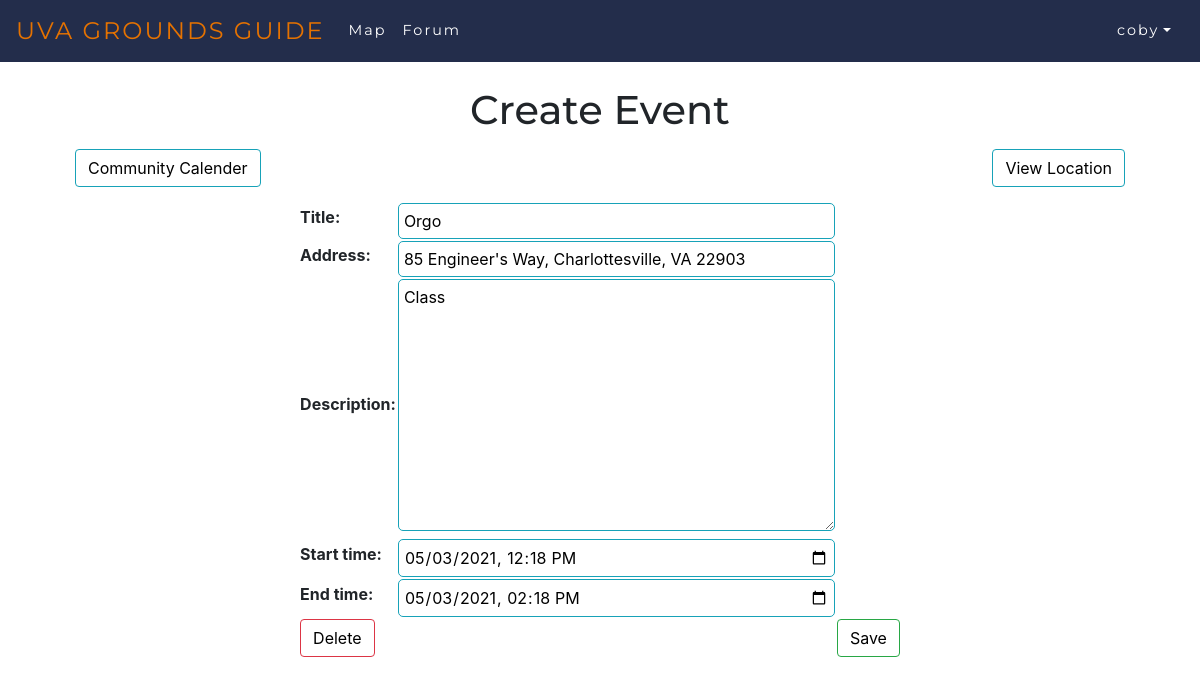
Page /myprofile/event/edit/4/ (signed in) on the earlier database version.
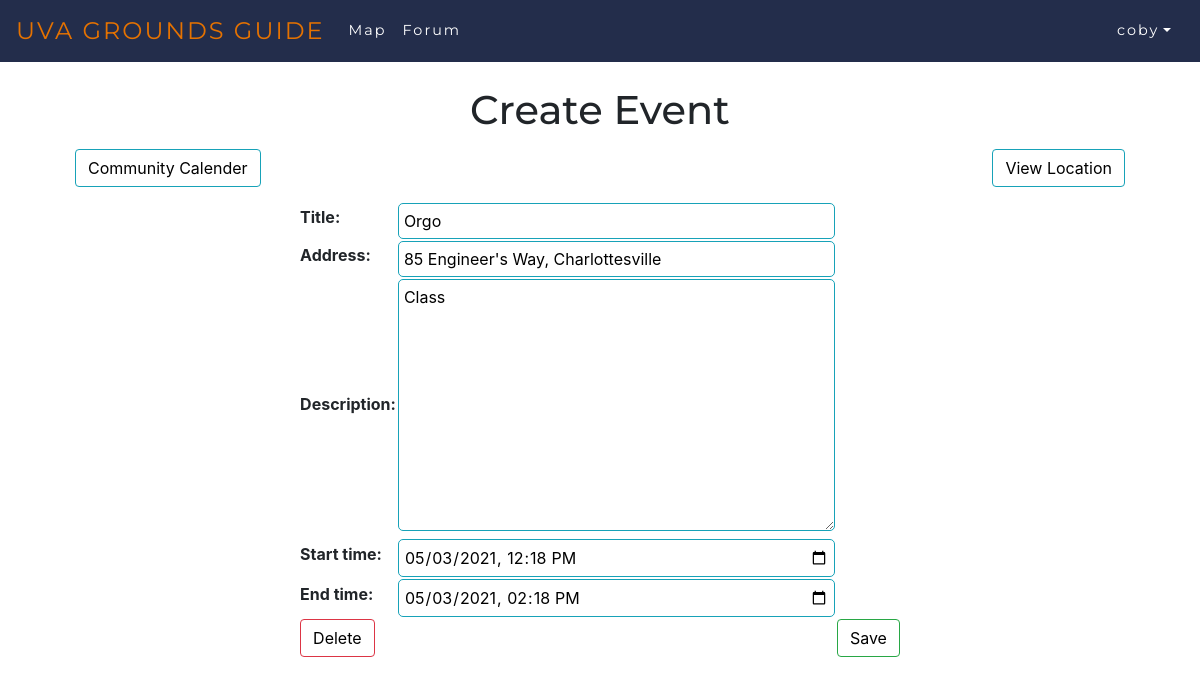
Same page on the later database version.
### schedule/models.py (models this page shows, shortened)
class Event(models.Model):
    title = models.CharField(max_length=200)
    address = models.CharField(max_length=200, default="1826 University Ave, Charlottesville")
    description = models.TextField()
    start_time = models.DateTimeField()
    end_time = models.DateTimeField()
    author = models.ForeignKey(User,on_delete=models.CASCADE,default=None,null=True)

### schedule/views.py (the view, shortened to what this page needs)
# urls.py: url(r'^event/edit/(?P<event_id>\d+)/$', views.communityevent, name='event_edit'),
@login_required
def event(request, event_id=None):
    aut = request.user
    instance = Event(author=aut)
    if event_id:
        instance = get_object_or_404(Event, pk=event_id)
    else:
        instance = Event(author=aut)
    form = EventForm(request.POST or None, instance=instance)
    if request.POST and 'save' in request.POST and form.is_valid():
        form.save()
        return HttpResponseRedirect(reverse('schedule:schedule'))
    if request.POST and 'delete' in request.POST:
        if event_id:
            Event.objects.filter(pk=event_id).delete()
            return HttpResponseRedirect(reverse('schedule:schedule'))
    return render(request, 'schedule/event.html', {'form': form})

### schedule/forms.py
class EventForm(ModelForm):
  class Meta:
    model = Event
    widgets = {
      'start_time': DateInput(attrs={'type': 'datetime-local'}, format='%Y-%m-%dT%H:%M'),
      'end_time': DateInput(attrs={'type': 'datetime-local'}, format='%Y-%m-%dT%H:%M'),
      'author': HiddenInput()
    }
    fields = '__all__'
  def __init__(self, *args, **kwargs):
    super(EventForm, self).__init__(*args, **kwargs)
    self.fields['start_time'].input_formats = ('%Y-%m-%dT%H:%M',)
    self.fields['end_time'].input_formats = ('%Y-%m-%dT%H:%M',)

### schedule/templates/schedule/event.html (shortened to what this page needs)
{% extends 'schedule/base.html' %}
{% load socialaccount %}
{% block content %}
<div class="container">
  <br>
  <center>
  <h1>Create Event</h1>
</center>
<div class="clearfix">
  <a class="btn btn-info left" href="{% url 'schedule:schedule' %}"> Community Calender </a>
  <form method="post">
  <td colspan="2"><button type="submit" name="location" class="btn btn-info right">View Location</button></td>
</div>
  <table class="form form-table">
    {{ form }}
    <tr>
        <td colspan="2"><button type="submit" name="delete" class="btn btn-danger left">Delete</button></td>
        <td colspan="2"><button type="submit" name="save" class="btn btn-success right">Save</button></td>
    </tr>
  </table>
</div>
{% endblock %}

Differences in the rows shown:
changed Event "Orgo": address "85 Engineer's Way, Charlottesville, VA 22903" → "85 Engineer's Way, Charlottesville"
